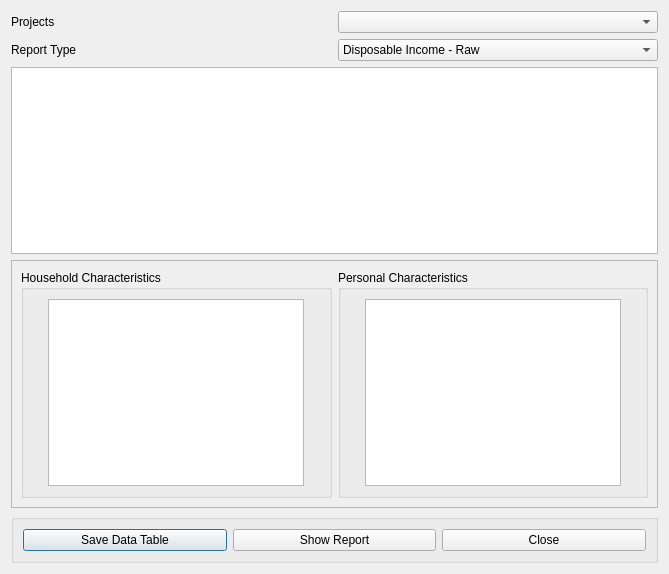
<?xml version="1.0" encoding="UTF-8"?>
<ui version="4.0">
 <class>HouseholdDisposableIncome</class>
 <widget class="QDialog" name="HouseholdDisposableIncome">
  <property name="geometry">
   <rect>
    <x>0</x>
    <y>0</y>
    <width>669</width>
    <height>574</height>
   </rect>
  </property>
  <property name="minimumSize">
   <size>
    <width>580</width>
    <height>550</height>
   </size>
  </property>
  <property name="windowTitle">
   <string>Report: Households DI/Living Threshold</string>
  </property>
  <layout class="QGridLayout" name="gridLayout_3">
   <item row="0" column="0">
    <widget class="QLabel" name="label">
     <property name="text">
      <string>Projects</string>
     </property>
     <property name="buddy">
      <cstring>cmbProjects</cstring>
     </property>
    </widget>
   </item>
   <item row="0" column="1">
    <widget class="QComboBox" name="cmbProjects"/>
   </item>
   <item row="1" column="0">
    <widget class="QLabel" name="label_2">
     <property name="text">
      <string>Report Type</string>
     </property>
     <property name="buddy">
      <cstring>cmbReportType</cstring>
     </property>
    </widget>
   </item>
   <item row="1" column="1">
    <widget class="QComboBox" name="cmbReportType">
     <item>
      <property name="text">
       <string>Disposable Income - Raw</string>
      </property>
     </item>
     <item>
      <property name="text">
       <string>DI/AE</string>
      </property>
     </item>
     <item>
      <property name="text">
       <string>Standard of Living</string>
      </property>
     </item>
    </widget>
   </item>
   <item row="2" column="0" colspan="2">
    <widget class="QTreeView" name="treeViewHouseholds">
     <property name="editTriggers">
      <set>QAbstractItemView::NoEditTriggers</set>
     </property>
     <property name="alternatingRowColors">
      <bool>true</bool>
     </property>
     <property name="selectionMode">
      <enum>QAbstractItemView::MultiSelection</enum>
     </property>
     <property name="selectionBehavior">
      <enum>QAbstractItemView::SelectRows</enum>
     </property>
     <property name="sortingEnabled">
      <bool>true</bool>
     </property>
    </widget>
   </item>
   <item row="3" column="0" colspan="2">
    <widget class="QFrame" name="frame">
     <property name="sizePolicy">
      <sizepolicy hsizetype="MinimumExpanding" vsizetype="Maximum">
       <horstretch>0</horstretch>
       <verstretch>0</verstretch>
      </sizepolicy>
     </property>
     <property name="minimumSize">
      <size>
       <width>0</width>
       <height>220</height>
      </size>
     </property>
     <property name="frameShape">
      <enum>QFrame::StyledPanel</enum>
     </property>
     <property name="frameShadow">
      <enum>QFrame::Raised</enum>
     </property>
     <layout class="QGridLayout" name="gridLayout_4">
      <item row="0" column="0">
       <widget class="QGroupBox" name="groupBox">
        <property name="title">
         <string>Household Characteristics</string>
        </property>
        <layout class="QGridLayout" name="gridLayout_2">
         <item row="0" column="0">
          <widget class="QListView" name="listViewHCharacteristics">
           <property name="sizePolicy">
            <sizepolicy hsizetype="Maximum" vsizetype="Maximum">
             <horstretch>0</horstretch>
             <verstretch>0</verstretch>
            </sizepolicy>
           </property>
           <property name="alternatingRowColors">
            <bool>true</bool>
           </property>
           <property name="selectionMode">
            <enum>QAbstractItemView::MultiSelection</enum>
           </property>
          </widget>
         </item>
        </layout>
       </widget>
      </item>
      <item row="0" column="1">
       <widget class="QGroupBox" name="groupBox_2">
        <property name="title">
         <string>Personal Characteristics</string>
        </property>
        <layout class="QGridLayout" name="gridLayout">
         <item row="0" column="0">
          <widget class="QListView" name="listViewPersonalCharacteristics">
           <property name="sizePolicy">
            <sizepolicy hsizetype="Maximum" vsizetype="Maximum">
             <horstretch>0</horstretch>
             <verstretch>0</verstretch>
            </sizepolicy>
           </property>
           <property name="alternatingRowColors">
            <bool>true</bool>
           </property>
           <property name="selectionMode">
            <enum>QAbstractItemView::MultiSelection</enum>
           </property>
          </widget>
         </item>
        </layout>
       </widget>
      </item>
     </layout>
    </widget>
   </item>
   <item row="4" column="0" colspan="2">
    <widget class="QGroupBox" name="groupBox_3">
     <property name="title">
      <string/>
     </property>
     <layout class="QHBoxLayout" name="horizontalLayout">
      <item>
       <widget class="QPushButton" name="cmdSaveDataTable">
        <property name="text">
         <string>Save Data Table</string>
        </property>
       </widget>
      </item>
      <item>
       <widget class="QPushButton" name="cmdShowReport">
        <property name="text">
         <string>Show Report</string>
        </property>
       </widget>
      </item>
      <item>
       <widget class="QPushButton" name="cmdClose">
        <property name="text">
         <string>Close</string>
        </property>
       </widget>
      </item>
     </layout>
    </widget>
   </item>
  </layout>
 </widget>
 <tabstops>
  <tabstop>cmbProjects</tabstop>
  <tabstop>cmbReportType</tabstop>
  <tabstop>treeViewHouseholds</tabstop>
  <tabstop>listViewHCharacteristics</tabstop>
  <tabstop>listViewPersonalCharacteristics</tabstop>
  <tabstop>cmdSaveDataTable</tabstop>
  <tabstop>cmdShowReport</tabstop>
  <tabstop>cmdClose</tabstop>
 </tabstops>
 <resources/>
 <connections>
  <connection>
   <sender>cmdClose</sender>
   <signal>clicked()</signal>
   <receiver>HouseholdDisposableIncome</receiver>
   <slot>mdiClose()</slot>
   <hints>
    <hint type="sourcelabel">
     <x>650</x>
     <y>553</y>
    </hint>
    <hint type="destinationlabel">
     <x>20</x>
     <y>626</y>
    </hint>
   </hints>
  </connection>
  <connection>
   <sender>cmbProjects</sender>
   <signal>currentIndexChanged(int)</signal>
   <receiver>HouseholdDisposableIncome</receiver>
   <slot>updateDialogData()</slot>
   <hints>
    <hint type="sourcelabel">
     <x>512</x>
     <y>27</y>
    </hint>
    <hint type="destinationlabel">
     <x>512</x>
     <y>50</y>
    </hint>
   </hints>
  </connection>
  <connection>
   <sender>cmdShowReport</sender>
   <signal>clicked()</signal>
   <receiver>HouseholdDisposableIncome</receiver>
   <slot>writeTable()</slot>
   <hints>
    <hint type="sourcelabel">
     <x>440</x>
     <y>553</y>
    </hint>
    <hint type="destinationlabel">
     <x>82</x>
     <y>632</y>
    </hint>
   </hints>
  </connection>
  <connection>
   <sender>cmdSaveDataTable</sender>
   <signal>clicked()</signal>
   <receiver>HouseholdDisposableIncome</receiver>
   <slot>writeTable()</slot>
   <hints>
    <hint type="sourcelabel">
     <x>229</x>
     <y>553</y>
    </hint>
    <hint type="destinationlabel">
     <x>133</x>
     <y>640</y>
    </hint>
   </hints>
  </connection>
  <connection>
   <sender>cmbReportType</sender>
   <signal>currentIndexChanged(int)</signal>
   <receiver>HouseholdDisposableIncome</receiver>
   <slot>setReportType()</slot>
   <hints>
    <hint type="sourcelabel">
     <x>257</x>
     <y>49</y>
    </hint>
    <hint type="destinationlabel">
     <x>442</x>
     <y>50</y>
    </hint>
   </hints>
  </connection>
 </connections>
 <slots>
  <slot>mdiClose()</slot>
  <slot>updateDialogData()</slot>
  <slot>writeTable()</slot>
  <slot>setReportType()</slot>
 </slots>
</ui>
